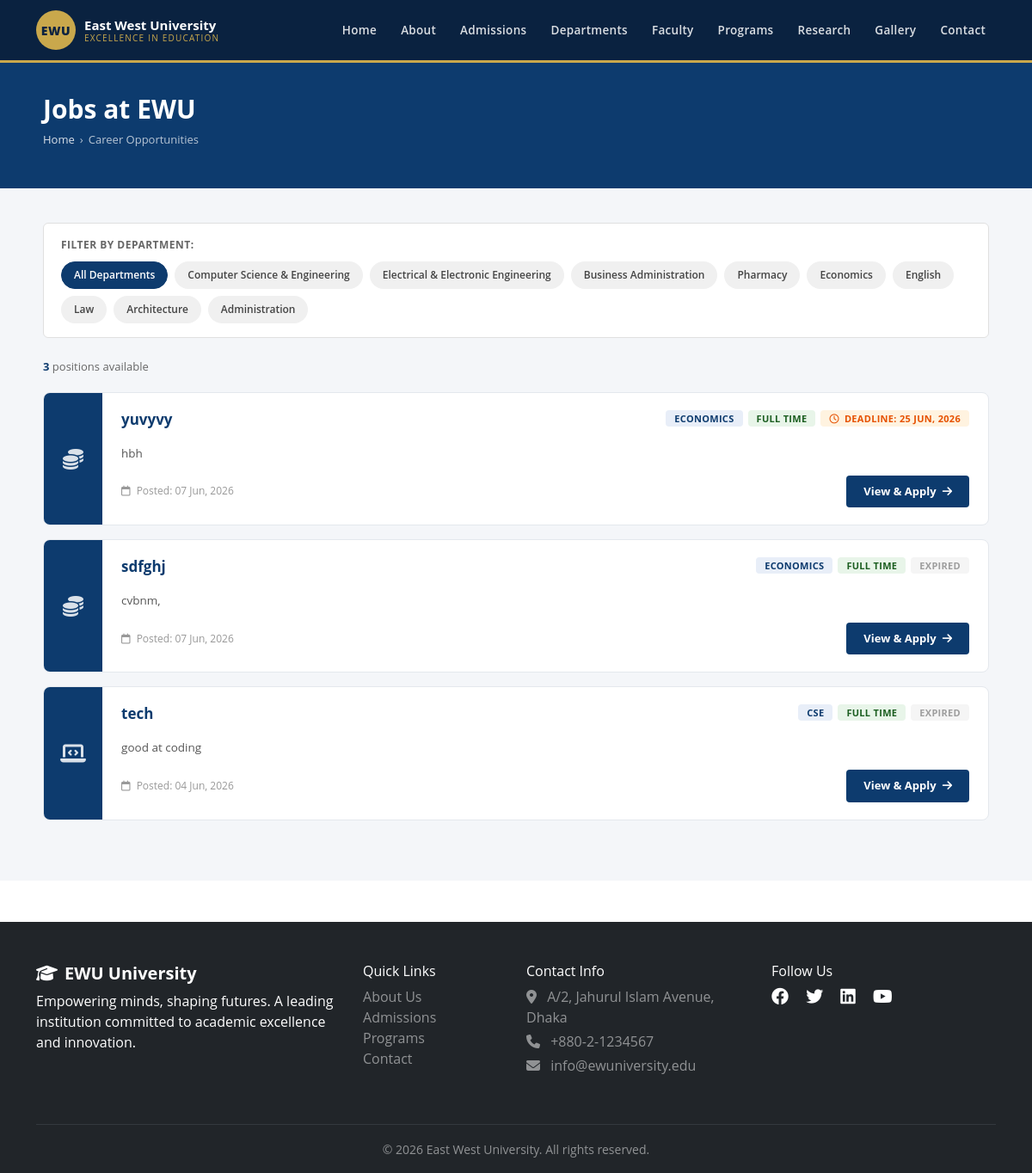
The app's page /jobs/, older data.
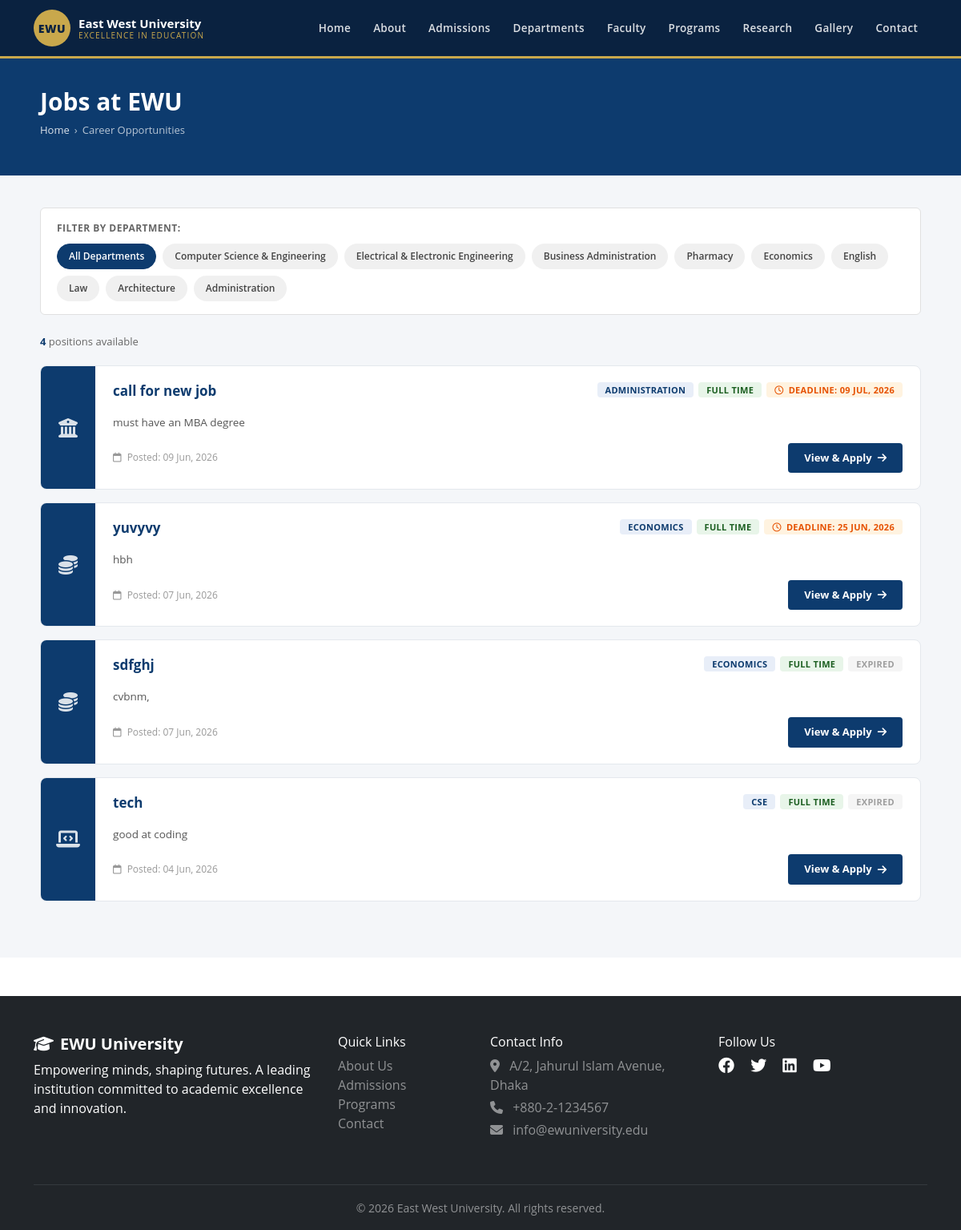
The same page, newer data.
### main/models.py (models this page shows, shortened)
class Job(models.Model):
    TYPE_CHOICES = [
        ('full_time',  'Full Time'),
        ('part_time',  'Part Time'),
        ('contractual','Contractual'),
        ('adjunct',    'Adjunct'),
    ]
    DEPT_CHOICES = [
        ('cse',       'CSE'),
        ('eee',       'EEE'),
        ('bba',       'BBA'),
        ('pharmacy',  'Pharmacy'),
        ('economics', 'Economics'),
        ('english',   'English'),
        ('law',       'Law'),
        ('admin',     'Administration'),
        ('other',     'Other'),
    ]
    title           = models.CharField(max_length=200)
    department      = models.CharField(max_length=20, choices=DEPT_CHOICES, default='other')
    job_type        = models.CharField(max_length=20, choices=TYPE_CHOICES, default='full_time')
    description     = models.TextField(help_text='Full job description. Supports plain text.')
    requirements    = models.TextField(blank=True, help_text='One requirement per line.')
    how_to_apply    = models.TextField(blank=True, help_text='Application instructions.')
    deadline        = models.DateField(null=True, blank=True)
    posted_at       = models.DateTimeField(auto_now_add=True)
    is_active       = models.BooleanField(default=True)
    class Meta:
        ordering     = ['-posted_at']
        verbose_name = 'Job Opening'
    def is_expired(self):
        import datetime
        if self.deadline:
            return self.deadline < datetime.date.today()
        return False

### main/views.py (the view)
# urls.py: path('jobs/',             views.unified_jobs,         name='student_jobs'),
def unified_jobs(request):
    q    = request.GET.get('q', '').strip()
    dept = request.GET.get('dept', '')
    qs   = Job.objects.filter(is_active=True).order_by('-posted_at')
    if q:
        qs = qs.filter(title__icontains=q)
    if dept:
        qs = qs.filter(department=dept)
    ctx = {'jobs': qs, 'q': q, 'dept': dept, 'dept_choices': DEPT_CHOICES_LOCAL}
    if request.user.is_authenticated and _get_profile(request):
        return render(request, 'student/jobs.html', {**_student_ctx(request), **ctx})
    return render(request, 'jobs.html', ctx)

### templates/jobs.html (shortened to what this page needs)
{% extends 'base.html' %}
{% load static %}
{% block content %}
<div class="page-hero">
  <div class="page-hero-inner">
    <h1>Jobs at EWU</h1>
    <div class="breadcrumb">
      <a href="/">Home</a> <span>›</span> <span>Career Opportunities</span>
    </div>
  </div>
</div>
<section class="jobs-section">
  <div class="jobs-container">
    <div class="jobs-filter-bar">
      <span class="filter-label">Filter by Department:</span>
      <div class="filter-tabs">
        <a href="{% url 'jobs' %}"
           class="filter-tab {% if not selected_dept %}active{% endif %}">
          All Departments
        </a>
        {% for value, label in dept_choices %}
        <a href="{% url 'jobs' %}?dept={{ value }}"
           class="filter-tab {% if selected_dept == value %}active{% endif %}">
          {{ label }}
        </a>
        {% endfor %}
      </div>
    </div>
    <div class="jobs-meta">
      <strong>{{ jobs.count }}</strong> position{{ jobs.count|pluralize }} available
    </div>
    {% if jobs %}
    <div class="jobs-list">
      {% for job in jobs %}
      <div class="job-card">
        <div class="job-card-left">
          <div class="job-dept-icon">
            {% if job.department == 'cse' %}<i class="fa-solid fa-laptop-code"></i>
            {% elif job.department == 'eee' %}<i class="fa-solid fa-bolt"></i>
            {% elif job.department == 'bba' %}<i class="fa-solid fa-chart-line"></i>
            {% elif job.department == 'pharmacy' %}<i class="fa-solid fa-capsules"></i>
            {% elif job.department == 'economics' %}<i class="fa-solid fa-coins"></i>
            {% elif job.department == 'english' %}<i class="fa-solid fa-book-open"></i>
            {% elif job.department == 'law' %}<i class="fa-solid fa-gavel"></i>
            {% else %}<i class="fa-solid fa-building-columns"></i>{% endif %}
          </div>
        </div>
        <div class="job-card-body">
          <div class="job-card-top">
            <h3 class="job-title">{{ job.title }}</h3>
            <div class="job-badges">
              <span class="badge badge--dept">{{ job.get_department_display }}</span>
              <span class="badge badge--type badge--{{ job.job_type }}">
                {{ job.get_job_type_display }}
              </span>
              {% if job.deadline %}
                {% if job.is_expired %}
                <span class="badge badge--expired">Expired</span>
                {% else %}
                <span class="badge badge--deadline">
                  <i class="fa-regular fa-clock"></i>
                  Deadline: {{ job.deadline|date:"d M, Y" }}
                </span>
                {% endif %}
              {% endif %}
            </div>
          </div>
          <p class="job-excerpt">
            {{ job.description|truncatewords:30 }}
          </p>
          <div class="job-card-footer">
            <span class="job-posted">
              <i class="fa-regular fa-calendar"></i>
              Posted: {{ job.posted_at|date:"d M, Y" }}
            </span>
            <a href="{% url 'job_detail' job.pk %}" class="btn-apply">
              View &amp; Apply <i class="fa-solid fa-arrow-right"></i>
            </a>
          </div>
        </div>
      </div>
      {% endfor %}
    </div>
    {% endif %}
  </div>
</section>
{% endblock %}

### templates/base.html (shortened to what this page needs)
<!DOCTYPE html>
<html lang="en">
<head>
    <link href="https://cdn.jsdelivr.net/npm/bootstrap@5.3.0/dist/css/bootstrap.min.css" rel="stylesheet">
    <link rel="stylesheet" href="https://cdnjs.cloudflare.com/ajax/libs/font-awesome/6.4.0/css/all.min.css">
    <link rel="stylesheet" href="/static/css/style.css">
</head>
<body>
   <nav class="navbar navbar-expand-lg sticky-top" id="mainNavbar">
    <div class="container">
        <a class="navbar-brand d-flex align-items-center gap-2" href="{% url 'home' %}">
            <span class="navbar-logo-fallback" style="display:none;">
                <span class="logo-badge">EWU</span>
                <span class="logo-text-wrap">
                    <span class="logo-title">East West University</span>
                    <span class="logo-sub">Excellence in Education</span>
                </span>
            </span>
        </a>
        <div class="collapse navbar-collapse" id="mainNav">
            <ul class="navbar-nav ms-auto align-items-lg-center gap-lg-1 mb-2 mb-lg-0">
                <li class="nav-item">
                    <a class="nav-link" href="{% url 'home' %}">Home</a>
                </li>
                <li class="nav-item">
                    <a class="nav-link" href="{% url 'about' %}">About</a>
                </li>
                <li class="nav-item">
                    <a class="nav-link" href="{% url 'admissions' %}">Admissions</a>
                </li>
                <li class="nav-item">
                    <a class="nav-link" href="{% url 'departments' %}">Departments</a>
                </li>
                <li class="nav-item">
                    <a class="nav-link" href="{% url 'faculty' %}">Faculty</a>
                </li>
                <li class="nav-item">
                    <a class="nav-link" href="{% url 'programs' %}">Programs</a>
                </li>
                <li class="nav-item">
                    <a class="nav-link" href="{% url 'research' %}">Research</a>
                </li>
                <li class="nav-item">
                    <a class="nav-link" href="{% url 'gallery' %}">Gallery</a>
                </li>
                <li class="nav-item">
                    <a class="nav-link" href="{% url 'contact' %}">Contact</a>
                </li>
            </ul>
        </div>
    </div>
</nav>
    <main>
        {% block content %}
        {% endblock %}
    </main>
    <footer class="bg-dark text-white pt-5 pb-3 mt-5">
        <div class="container">
            <div class="row">
                <div class="col-md-4 mb-4">
                    <h5 class="fw-bold"><i class="fa-solid fa-graduation-cap me-2"></i>EWU University</h5>
                    <p>Empowering minds, shaping futures. A leading institution committed to academic excellence and innovation.</p>
                </div>
                <div class="col-md-2 mb-4">
                    <h6>Quick Links</h6>
                    <ul class="list-unstyled">
                        <li><a href="{% url 'about' %}" class="text-white-50">About Us</a></li>
                        <li><a href="{% url 'admissions' %}" class="text-white-50">Admissions</a></li>
                        <li><a href="{% url 'programs' %}" class="text-white-50">Programs</a></li>
                        <li><a href="{% url 'contact' %}" class="text-white-50">Contact</a></li>
                    </ul>
                </div>
                <div class="col-md-3 mb-4">
                    <h6>Contact Info</h6>
                    <p class="text-white-50 mb-1"><i class="fa-solid fa-map-marker-alt me-2"></i> A/2, Jahurul Islam Avenue, Dhaka</p>
                    <p class="text-white-50 mb-1"><i class="fa-solid fa-phone me-2"></i> +880-2-1234567</p>
                    <p class="text-white-50"><i class="fa-solid fa-envelope me-2"></i> info@ewuniversity.edu</p>
                </div>
                <div class="col-md-3 mb-4">
                    <h6>Follow Us</h6>
                    <div class="social-icons">
                        <a href="#" class="text-white me-3"><i class="fa-brands fa-facebook fa-lg"></i></a>
                        <a href="#" class="text-white me-3"><i class="fa-brands fa-twitter fa-lg"></i></a>
                        <a href="#" class="text-white me-3"><i class="fa-brands fa-linkedin fa-lg"></i></a>
                        <a href="#" class="text-white"><i class="fa-brands fa-youtube fa-lg"></i></a>
                    </div>
                </div>
            </div>
            <hr class="border-secondary">
            <div class="text-center text-white-50">
                <small>&copy; 2026 East West University. All rights reserved.</small>
            </div>
        </div>
    </footer>
</body>
</html>

### static/css/style.css (style rules this page uses)
:root { --primary: #004080; --secondary: #6c757d; --warning: #FFC107; --dark: #212529; }
body { font-family: 'Segoe UI', Tahoma, Geneva, Verdana, sans-serif; }
.navbar-brand { font-size: 1.5rem; }
.nav-link { font-weight: 500; transition: color 0.3s; }
footer a { text-decoration: none; transition: color 0.3s; }
*, *::before, *::after { box-sizing: border-box; margin: 0; padding: 0; }
html { scroll-behavior: smooth; }
body { font-family: 'Segoe UI', sans-serif; color: #222; background: #fff; }
a { text-decoration: none; color: inherit; }
.nav-item { position: relative; height: 70px; display: flex; align-items: center; }
.nav-link { display: flex; align-items: center; height: 70px; padding: 0 14px; font-size: 14px; font-weight: 600; color: #333; text-transform: capitalize; white-space: nowrap; transition: color .2s; cursor: pointer; gap: 4px; }
#mainNavbar { background: #0a2240; border-bottom: 3px solid #c9a84c; padding: 0; z-index: 1030; transition: box-shadow 0.3s ease; }
.navbar-logo-fallback { display: flex; align-items: center; gap: 10px; }
.logo-badge { width: 46px; height: 46px; background: #c9a84c; color: #0a2240; border-radius: 50%; font-weight: 800; font-size: 14px; letter-spacing: 0.5px; display: flex; align-items: center; justify-content: center; flex-shrink: 0; }
.logo-text-wrap { display: flex; flex-direction: column; line-height: 1.2; }
.logo-title { font-size: 15px; font-weight: 700; color: #ffffff; }
.logo-sub { font-size: 10px; color: #c9a84c; letter-spacing: 1.2px; text-transform: uppercase; }
#mainNavbar .nav-link { color: rgba(255, 255, 255, 0.85) !important; font-size: 13.5px; font-weight: 600; letter-spacing: 0.3px; padding: 20px 12px !important; position: relative; transition: color 0.25s ease; white-space: nowrap; }
#mainNavbar .nav-link::after { content: ''; position: absolute; bottom: 0; left: 50%; right: 50%; height: 3px; background: #c9a84c; transition: left 0.25s ease, right 0.25s ease; }
body { font-family: 'Open Sans', 'Segoe UI', sans-serif; }
:root { --navy: #0a1f44; --green: #006837; --gold: #f5a623; --blue: #1a4da8; --teal: #006699; --amber: #c9820a; --purple: #6b21a8; --red: #dc2626; --sidebar-w: 240px; --topbar-h: 60px; }
.badge { margin-left: auto; background: var(--gold); color: #fff; font-size: 10px; font-weight: 700; padding: 2px 7px; border-radius: 20px; min-width: 20px; text-align: center; }

Row changes from the older to the newer data that the page shows:
added Job: title "call for new job", department "ADMINISTRATION", job_type "FULL TIME", deadline "09 JUL, 2026", description "must have an MBA degree", posted_at "09 Jun, 2026"
Text that changed along with them:
{{ jobs.count }}: "3" → "4"
